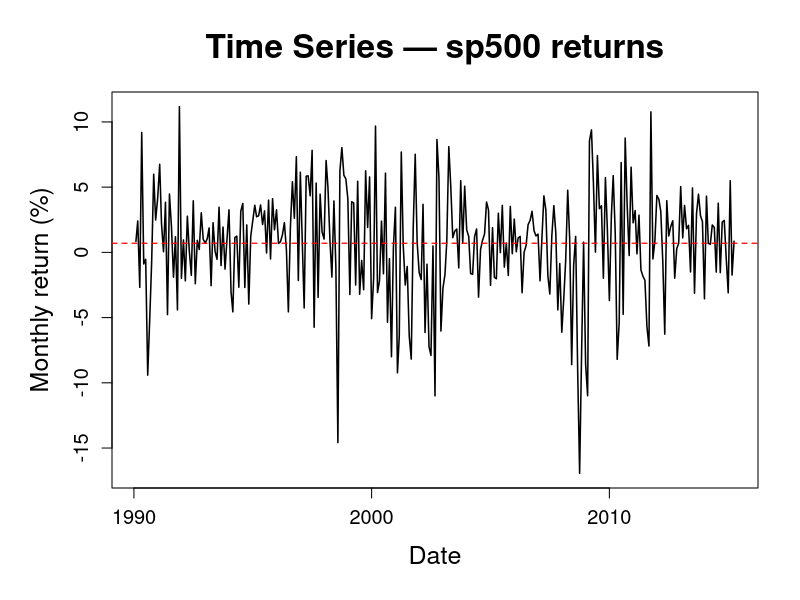

Reproduce this figure in R. (Note: this script raises an error after producing the figure.)
### -------------------
### Run ALL other scripts before running this script
### -------------------

# ── Common style settings ──────────────────────────────────────────────────────
main_cex <- 2.0
lab_cex  <- 1.5
axis_cex <- 1.2

# ── Variogram function ─────────────────────────────────────────────────────────
variogram <- function(y, lagmax = 12, iprint = FALSE) {
  G <- rep(1, lagmax)
  n <- length(y)
  if (lagmax > n) lagmax <- n - 2
  
  y1 <- y[-1]
  y2 <- y[-n]
  d1 <- y1 - y2
  denom <- var(d1)
  
  for (k in 2:lagmax) {
    y1 <- y[(k + 1):n]
    y2 <- y[1:(n - k)]
    dk <- y1 - y2
    G[k] <- var(dk) / denom
  }
  
  ac <- c(acf(y, plot = FALSE, lag.max = lagmax)$acf)
  H <- (1 - ac[-1]) / (1 - ac[2])
  
  if (iprint) print(cbind(G, H))
  list(G = G, H = H)
}

# ── Load and prepare data ──────────────────────────────────────────────────────
data <- read.csv("data/processed/cleanedData.csv")
data$observation_date <- as.Date(paste0(data$observation_date, "-01"))

train_end <- c(2015, 4)

data_ts <- ts(data$sp500_ret, start = c(1990, 2), frequency = 12)
train <- window(data_ts, start = c(1990, 2), end = train_end)
train_data <- data[1:length(train), ]

sp500_x <- na.omit(train_data$sp500_ret)
sp500_dates <- train_data$observation_date[!is.na(train_data$sp500_ret)]

# ── Time series plot ───────────────────────────────────────────────────────────
if (!dir.exists("figs/ts")) {
  dir.create("figs/ts")
}

png("figs/ts/sp500_tsplot.png", width = 2000, height = 1300, res = 220)


par(
  mar = c(5.5, 5.5, 4.5, 2) + 0.1,
  cex.main = main_cex,
  cex.lab = lab_cex,
  cex.axis = axis_cex
)

plot(
  sp500_dates, sp500_x,
  type = "l",
  lwd = 1.5,
  xlab = "Date",
  ylab = "Monthly return (%)",
  main = "Time Series — sp500 returns"
)

abline(h = mean(sp500_x), col = "red", lty = 2, lwd = 1.2)

dev.off()

png("figs/ts/diff_vix_tsplot.png", width = 2000, height = 1300, res = 220)

par(
  mar = c(5.5, 5.5, 4.5, 2) + 0.1,
  cex.main = main_cex,
  cex.lab = lab_cex,
  cex.axis = axis_cex
)

plot(dates, vix_train,
     type = "l", lwd = 1.5,
     xlab = "Date", ylab = "Differenced VIX (%)",
     main = "Time Series — Differenced VIX")

abline(h = mean(vix_train), col = "red", lty = 2, lwd = 1)

dev.off()

png("figs/ts/diff_Baa_tsplot.png", width = 2000, height = 1300, res = 220)

par(
  mar = c(5.5, 5.5, 4.5, 2) + 0.1,
  cex.main = main_cex,
  cex.lab = lab_cex,
  cex.axis = axis_cex
)

plot(dates, BAA_train,
     type = "l", lwd = 1.5,
     xlab = "Date", ylab = "Differenced Baa Spread (%)",
     main = "Time Series — Differenced Baa Spread")

abline(h = mean(BAA_train), col = "red", lty = 2, lwd = 1)

dev.off()

# ── ACF / PACF plot ────────────────────────────────────────────────────────────
if (!dir.exists("figs/acf_pacf")) {
  dir.create("figs/acf_pacf")
}

png("figs/acf_pacf/sp500_ret_acfpacf.png", width = 2400, height = 1200, res = 220)
par(
  mfrow = c(1, 2),
  mar = c(5.5, 5.5, 4.5, 2) + 0.1,
  cex.main = 1.5,
  cex.lab = lab_cex,
  cex.axis = axis_cex
)

acf(
  as.numeric(sp500_x),
  lag.max = 20,
  lwd = 2,
  xlab = "Lag (Months)",
  ylab = "ACF",
  main = "ACF — sp500 returns"
)

pacf(
  as.numeric(sp500_x),
  lag.max = 20,
  lwd = 2,
  xlab = "Lag (Months)",
  ylab = "Partial ACF",
  main = "PACF — sp500 returns"
)

dev.off()

# ── Variogram plot of S&P 500 returns───────────────────────────────────────────
if (!dir.exists("figs/vario")) {
  dir.create("figs/vario")
}

vg <- variogram(sp500_x, lagmax = 12)
lags <- 1:12

png("figs/vario/sp500_ret_vario.png", width = 2200, height = 1300, res = 220)

par(
  mar = c(5.5, 5.5, 4.5, 2) + 0.1,
  cex.main = main_cex,
  cex.lab = lab_cex,
  cex.axis = axis_cex
)

matplot(
  lags, cbind(vg$G, vg$H),
  type = "p",
  pch = c(16, 17),
  col = c("steelblue", "darkorange"),
  lwd = 2.5,
  xlab = "Lag (Months)",
  ylab = "Variogram",
  main = "Variogram — sp500 returns"
)

abline(h = 1, col = "black", lty = 2, lwd = 1.2)

legend(
  "bottomright",
  legend = c("G", "H"),
  col = c("steelblue", "darkorange"),
  pch = c(16, 17),
  lwd = 2,
  bty = "n",
  cex = 1.3
)

dev.off()

# ── ccf plots ─────────────────────────────────────────────────────────────
if (!dir.exists("figs/ccf")) {
  dir.create("figs/ccf")
}
par(
  mar = c(5.5, 5.5, 4.5, 2) + 0.1,
  cex.main = main_cex+0.5,
  cex.lab = lab_cex+0.5,
  cex.axis = axis_cex+0.5
)

png("figs/ccf/Copper_ccf.png", width = 1497, height = 1044, res = 220)
ccf(copper_ldiff[1:ntrain], as.numeric(train), 
    main = "CCF of log differenced Copper & SP500 returns",  ylab = "CCF", xlab="Lag (Months)", 
    lag.max = 10, lwd = 2)
dev.off()

png("figs/ccf/INDPRO_ccf.png", width = 1497, height = 1044, res = 220)
ccf(indpro_diff[1:ntrain], as.numeric(train), 
    main = "CCF of differenced INDPRO & SP500 returns",  ylab = "CCF", xlab="Lag (Months)", 
    lag.max = 10, lwd = 2)
dev.off()

png("figs/ccf/CPI_ccf.png", width = 1497, height = 1044, res = 220)
ccf(data$CPI[1:ntrain], as.numeric(train), 
    main = "CCF of CPI % change & SP500 returns",  ylab = "CCF", xlab="Lag (Months)", 
    lag.max = 10, lwd =2)
dev.off()

png("figs/ccf/Silver_ccf.png", width = 1497, height = 1044, res = 220)
ccf(silver_ldiff[1:ntrain], as.numeric(train),
    main = "CCF of log differenced Silver & SP500 returns",  ylab = "CCF", xlab="Lag (Months)", 
    lag.max = 10,lwd=2)
dev.off()

png("figs/ccf/Gold_ccf.png", width = 1497, height = 1044, res = 220)
ccf(as.numeric(gold_ldiff[1:ntrain]), as.numeric(train), 
    main = "CCF of log differenced Gold & SP500 returns",  ylab = "CCF", xlab="Lag (Months)", 
    lag.max = 10,lwd=2)
dev.off()

png("figs/ccf/BAA_ccf.png", width = 1497, height = 1044, res = 220)
ccf(as.numeric(BAA_train),as.numeric(train), 
    main = "CCF of differenced Baa spread & SP500 returns", ylab = "CCF", xlab="Lag (Months)", 
    lag.max = 10, lwd=2)
dev.off()

png("figs/ccf/VIX_ccf.png", width = 1497, height = 1044, res = 220)
ccf(as.numeric(vix_train),as.numeric(train), 
    main = "CCF of differenced VIX & SP500 returns", ylab = "CCF", xlab="Lag (Months)", 
    lag.max = 10,lwd=2) 
dev.off()

# ───────────────────────────────────────────────────────────────
cat("Done. New figures saved in figs/\n")
